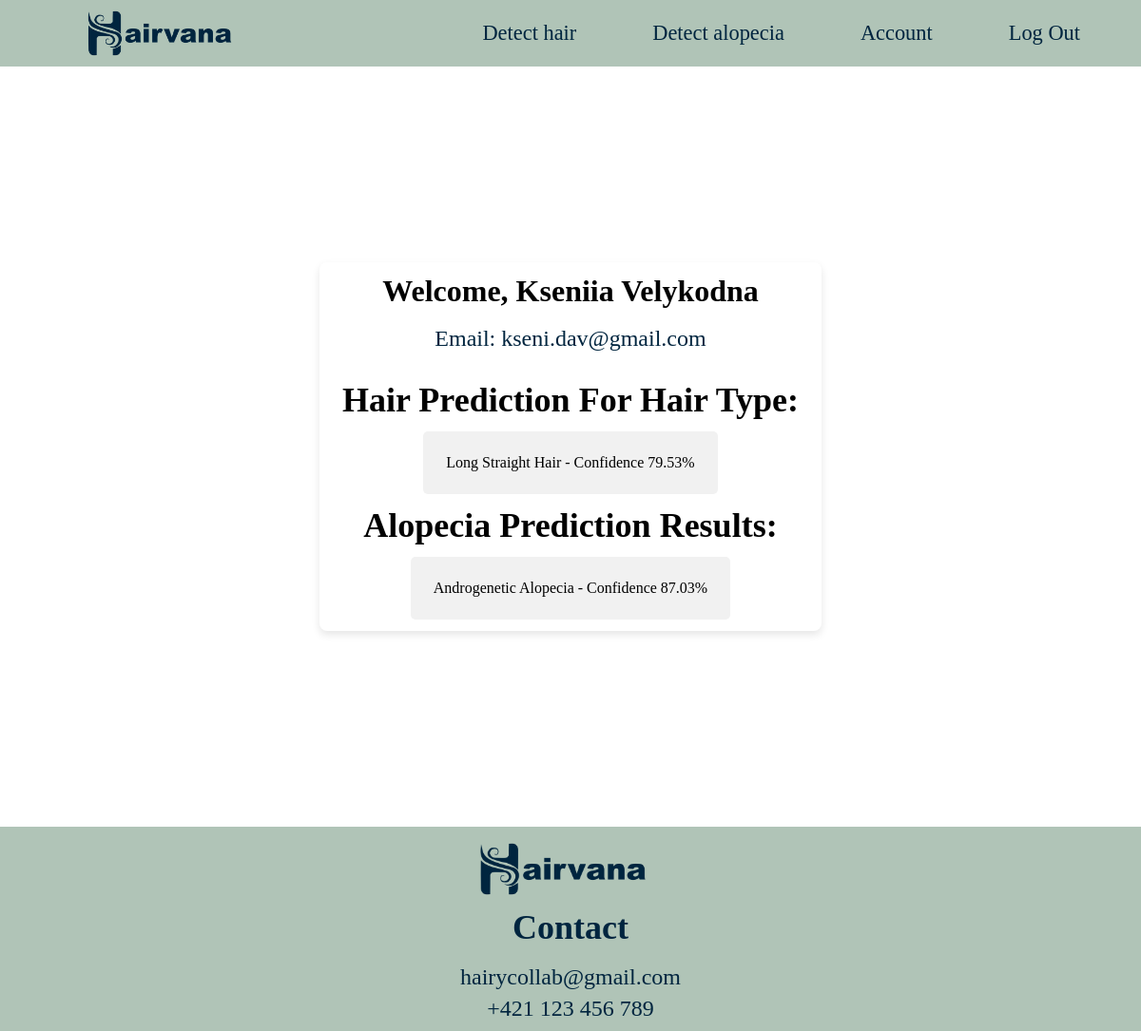
Page /account_page (signed in) on the earlier database version.
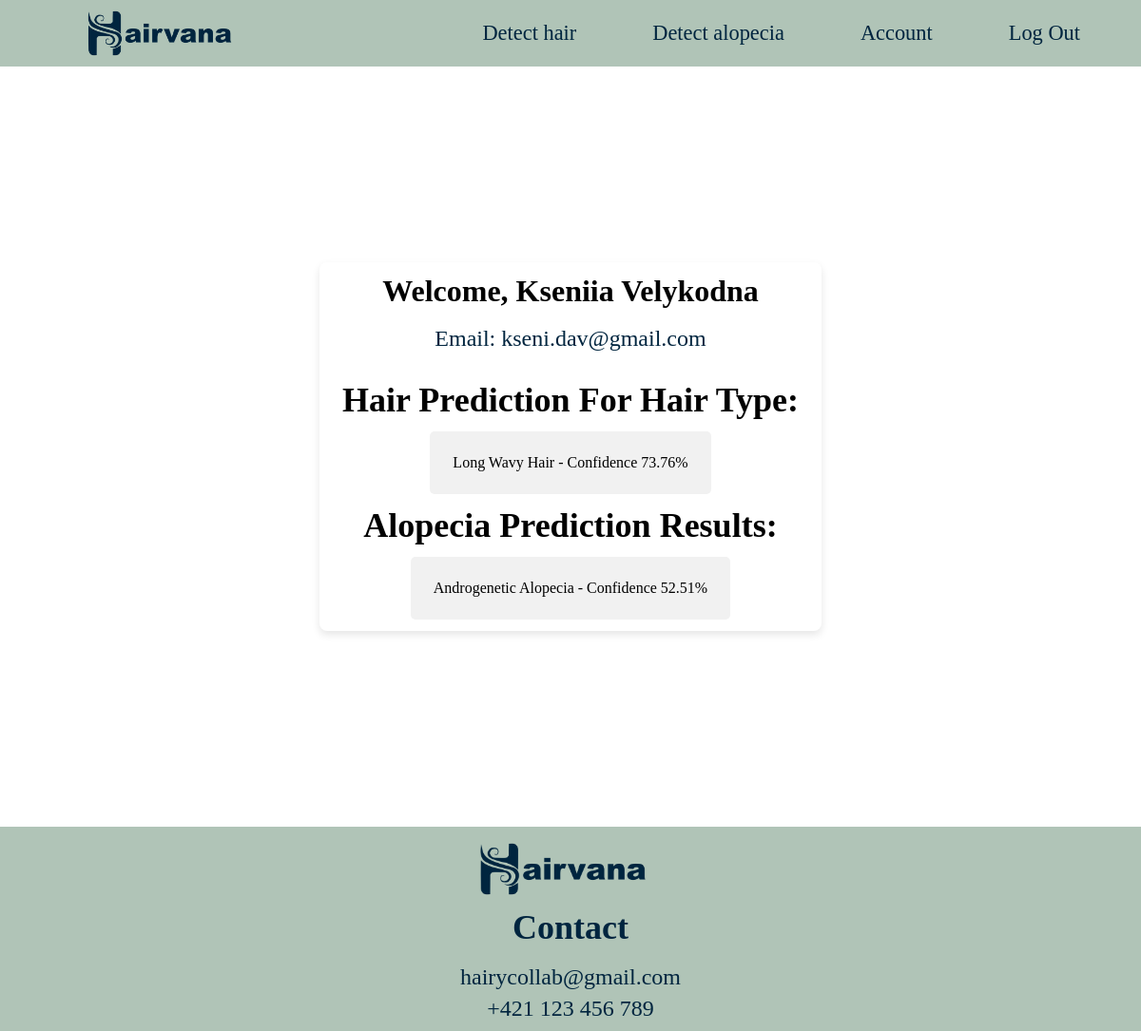
Same page on the later database version.
### app.py (models this page shows, shortened)
class User(db.Model):
    id = db.Column(db.Integer, primary_key=True)
    name = db.Column(db.String(100), nullable=False)
    email = db.Column(db.String(120), unique=True, nullable=False)
    password = db.Column(db.String(200), nullable=False)
    hair_type = db.Column(db.String(500), nullable=True, default=None)
    alopecia_type = db.Column(db.String(500), nullable=True, default=None)

### app.py (the view)
@app.route('/account_page')
def profile():
    if 'user_id' not in session:
        return render_template('sign_in.html')  # Redirect to sign-in if not authenticated
    user_id = session.get('user_id')
    user = User.query.get(user_id) if user_id else None
    return render_template('account_page.html', user=user, is_authenticated=True)

### templates/account_page.html (shortened to what this page needs)
{% extends "skelet.html" %}
{% block css %}
<link
  rel="stylesheet"
  href="{{ url_for('static', filename='css/account.css') }}"
/>
{% endblock %}
{% block content %}
<div class="wrapper">
  <div class="container">
    <h1>Welcome, {{ user.name }}</h1>
    <p id ='email'>Email: {{ user.email }}</p>
    {% if user.hair_type %}
    <h2>Hair Prediction For Hair Type:</h2>
    <div class="result">{{ user.hair_type.strip("[]'") }}</div>
    {% else %}
    <p id="pred">
      <h2>Hair Prediction For Hair Type:</h2>
      <p>You don't have a prediction yet.</p>
      <a href="/detect_hair" class="redirect-button">Detect hair type</a>
    </p>    {% endif %} {% if user.alopecia_type %}
    <h2>Alopecia Prediction Results:</h2>
    <div class="result">{{ user.alopecia_type.strip("[]'") }}</div>
    {% else %}
    <h2>Alopecia Prediction Results:</h2>
    <p>You don't have a prediction yet.</p>
    <a href="/detect_alopecia" class="redirect-button">Detect alopecia type</a>  </p>      {% endif %}
  </div>
</div>
  {% endblock %}

### templates/skelet.html (shortened to what this page needs)
<!DOCTYPE html>
<html lang="en">
  <head>
    <link
      rel="stylesheet"
      href="{{ url_for('static', filename='css/nav_foot.css') }}"
    />
    {% block css %} {% endblock %}
  </head>
  <body>
    <header>
      <div class="navbar">
        <div class="logo-container">
          <a href="/">
            <img
              src="{{ url_for('static', filename='images/logo_bakalarka_2.png') }}"
              alt="Logo"
              class="logo"
            />
          </a>
        </div>
        <div class="right">
          {% if is_authenticated %}
          <a href="/detect_hair">Detect hair</a>
          <a href="/detect_alopecia">Detect alopecia</a>
          <a href="/account_page">Account</a>
          <a href="/logout">Log Out</a>
          {% else %}
          <a href="/sign_in">Log In</a>
          <a href="/register">Sign Up</a>
          {% endif %}
        </div>
      </div>
    </header>
    <div class="content">{% block content %}{% endblock %}</div>
    <footer>
      <div class="footer">
        <div class="footer_section_1">
          <a href="/">
            <img
              src="{{ url_for('static', filename='images/logo_bakalarka_2.png') }}"
              alt="Logo"
              class="logo"
            />
          </a>
        </div>
        <div class="footer_section_2">
          <h2>Contact</h2>
          <p>hairycollab@gmail.com</p>
          <p>+421 123 456 789</p>
        </div>
      </div>
    </footer>
  </body>
</html>

### static/css/nav_foot.css (style rules this page uses)
img { display: block; margin: 0%; width: 30%; }
.navbar { display: grid; grid-template-columns: 1fr auto; align-items: center; padding: 0rem 4rem; background-color: #b0c4b7; }
.logo-container { justify-self: start; }
.right { justify-self: end; display: flex; gap: 10rem; }
.right a { text-decoration: none; color: #00253f; font-family: "Playfair Display", serif; font-size: large; }
@media (min-width: 1102px) { img { width: 13rem; gap: 2rem; padding-right: 1rem; } }
@media (min-width: 1102px) { .right { gap: 5rem; } }
@media (min-width: 1102px) { .right a { font-size: 1.4rem; } }
.footer_section_1 { display: flex; background-color: #b0c4b7; justify-content: center; align-items: center; }
footer { background: #b0c4b7; color: #00253f; padding: 0.3vw; margin: 0; }
.footer_section_1 img { display: block; width: 20vw; margin-bottom: -1vw; }
.footer_section_2 { display: block; text-align: center; background-color: #b0c4b7; justify-content: center; align-items: center; }
h2 { font-size: 1.5vw; margin: 0.4vw; margin-top: 2vw; }
p { margin: 0.5vw; font-size: 0.5rem; }

### static/css/account.css (style rules this page uses)
html, body { margin: 0; padding: 0; }
.wrapper { display: flex; justify-content: center; align-items: center; height: 100vh; }
.container { background-color: rgb(255, 255, 255); border-radius: 8px; box-shadow: 0 4px 8px rgba(0, 0, 0, 0.1); display: flex; flex-direction: column; justify-content: center; align-items: center; margin: 4vw; padding: 1vw; }
.result { background-color: #f1f1f1; border-radius: 5px; width: fit-content; padding: 2vw; }
#email { font-size: 2vw; padding: 1vw; }
h1 { padding: 0%; margin: 0%; }
h2 { font-size: 3vw; padding: 1vw; margin: 0%; }
p { font-size: 2vw; color: #00253f; }

Differences in the rows shown:
changed User "Kseniia Velykodna": hair_type.strip "Long Straight Hair - Confidence 79.53%" → "Long Wavy Hair - Confidence 73.76%"; alopecia_type.strip "Androgenetic Alopecia - Confidence 87.03%" → "Androgenetic Alopecia - Confidence 52.51%"
